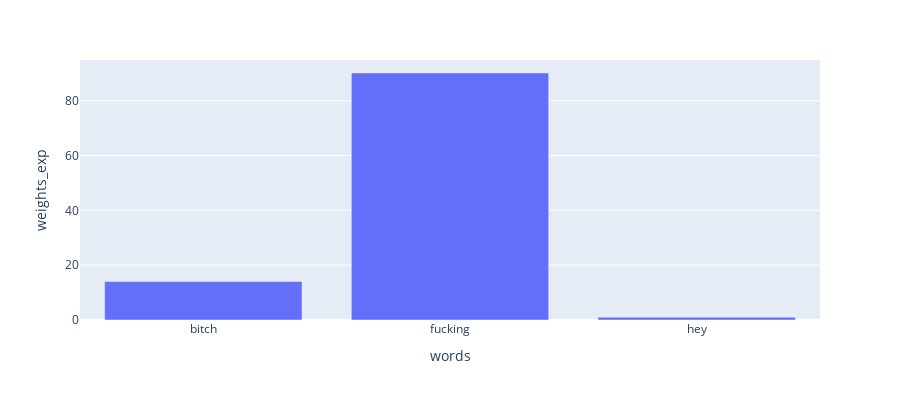

The notebook cell this image was saved under:
### Code cell
df_words_weights['weights_exp'] = np.exp(df_words_weights['weights'])

fig = px.bar(df_words_weights, x ='words', y='weights_exp',
             height=400)
fig.show()

### Figure 1 — Plotly figure (JSON) as saved in the notebook; plotly's stock layout.template omitted (floating-point values rounded to 4 significant figures)
{"data": [{"alignmentgroup": "True", "hovertemplate": "words=%{x}<br>weights_exp=%{y}<extra></extra>", "legendgroup": "", "marker": {"color": "#636efa"}, "name": "", "offsetgroup": "", "orientation": "v", "showlegend": false, "textposition": "auto", "type": "bar", "x": ["bitch", "fucking", "hey"], "xaxis": "x", "y": [14.01, 90.1, 1.017], "yaxis": "y"}], "layout": {"barmode": "relative", "height": 400, "legend": {"tracegroupgap": 0}, "margin": {"t": 60}, "xaxis": {"anchor": "y", "domain": [0, 1], "title": {"text": "words"}}, "yaxis": {"anchor": "x", "domain": [0, 1], "title": {"text": "weights_exp"}}}}
